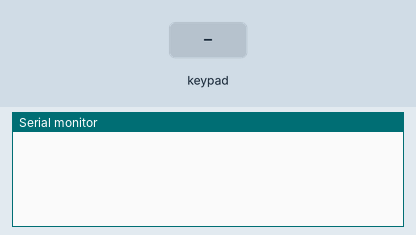
This sketch was run on a simulated Arduino Uno, built with avr-gcc and run on an emulated ATmega328P. Shown: the last lines printed to the serial monitor. The inputs (shaded band) are chosen by the test bench.

Above: at 1.2 s.
1.3 s: key '1' pressed
At 2.5 s:
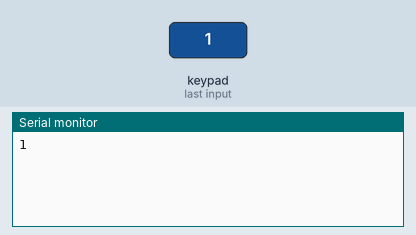
2.8 s: keypad keys 4 5 6 7 # pressed 0.4 s apart
At 5.1 s:
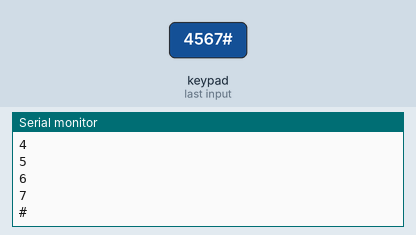
6.3 s: key 'A' pressed
At 7.5 s:
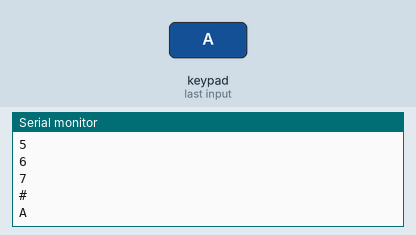
7.8 s: keypad keys 4 5 6 7 * pressed 0.4 s apart
At 9.9 s:
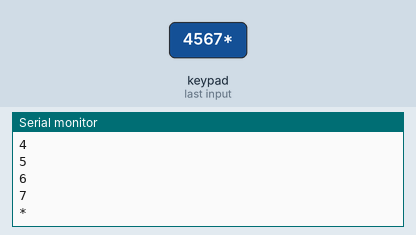
11.3 s: key 'B' pressed
At 12.5 s:
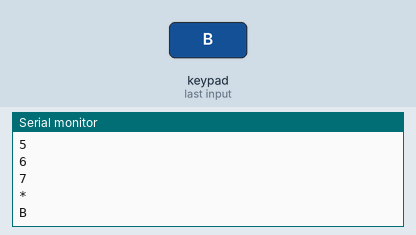
12.8 s: keypad keys 4 5 6 7 D pressed 0.4 s apart
At 14.7 s:
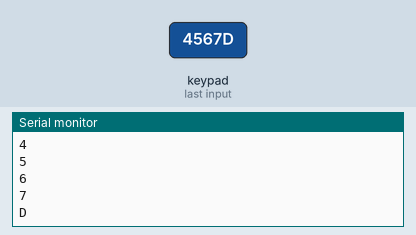
Timing chart, 0 to 16.2 s (numbered marks = the images above; inputs shaded):
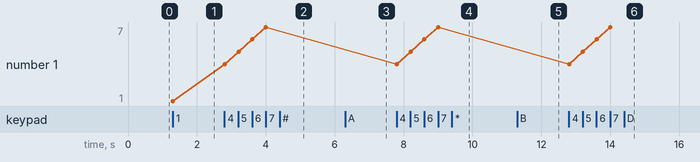

Measured:
- after the input at 1.3 s, the serial monitor: prints a new line at once (image 1)
- after the input at 2.8 s, the serial monitor: prints a new line at once (image 2)
- after the input at 6.3 s, the serial monitor: prints a new line at once (image 3)
- after the input at 7.8 s, the serial monitor: prints a new line at once (image 4)
- after the input at 11.3 s, the serial monitor: prints a new line at once (image 5)
- after the input at 12.8 s, the serial monitor: prints a new line at once (image 6)
- plotted number 1: 1 → 7 after the input at 2.8 s

The sketch:

Keypad_Test.ino
```cpp
#include <Keypad.h>

const byte ROWS = 4; //four rows
const byte COLS = 4; //three columns
char keys[ROWS][COLS] = {
  {'1','2','3','A'},
  {'4','5','6','B'},
  {'7','8','9','C'},
  {'*','0','#','D'}
};
byte rowPins[ROWS] = {4,5,6,7}; //connect to the row pinouts of the keypad
byte colPins[COLS] = {0,1,2,3 }; //connect to the column pinouts of the keypad

Keypad keypad = Keypad( makeKeymap(keys), rowPins, colPins, ROWS, COLS );

void setup(){
  Serial.begin(9600);
}

void loop(){
  char key = keypad.getKey();

  if (key){
    Serial.println(key);
  }
}
```
